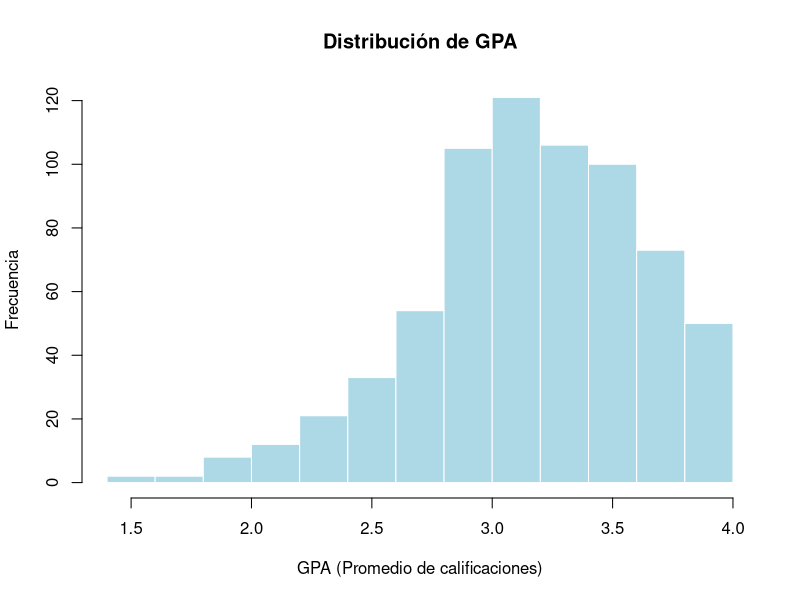
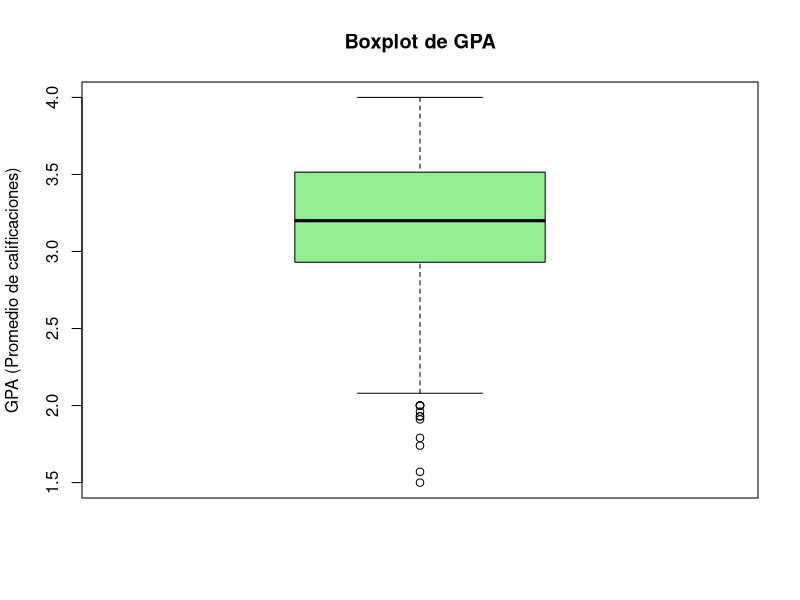

Recreate these plots in R, in order.
# Maestría en Ciencia de Datos - FCyT - UADER
# Seminario 1. Técnicas de Análisis en Ciencias de Datos
# Trabajo Práactico 2. Estimación de parámetros. Correlaciones entre variables. Gráficos. Pruebas de Hipóotesis.


# MARTIN ARREJIN - PAMELA BONADEO - SANTIAGO GRINÓVERO - PAOLO ORUNDES CARDINALI
#CODIGO EN REPO https://github.com/orundescardinalipaolo/cdd

# Trabajando con una base de datos.
# Carge en su área de trabajo el archivo Student0405.txt. Esta base contiene datos recolectados durante 2004 a 2005 de estudiantes en clases de estdística de una Universidad de Estados Unidos. Las variables consideradas son: género (Sex), promedio de calificaciones (GPA), importancia de la religión en sus vidas (ReligImp), cantidad de faltas en promedio por semana (MissClass), ubicación en el aula (Seat), días de fiesta en un mes (PartyDays), horas semanales de estudio (StudyHrs). Importe los datos y luego realice las siguientes actividades:


# a) Ejecute comandos para visualizar su base de datos y las variables: attach(datos), View(datos), head(datos), str(datos).

  # Cargar la base de datos
  # datos <- read.table("seminario1/Student0405.txt", header = TRUE)
  
  #View(datos)
  
  # Nos muestra el siguiente error: 
  # Error en scan(file = file, what = what, sep = sep, quote = quote, dec = dec, : line 98 did not have 7 elements

  #¿solucion provisoria? ¿O hay que revisar la fuente?
  #datos <- read.table("Student0405.txt", header = TRUE, fill = TRUE, strip.white = TRUE)

  #solución definitiva usar sep="\t" para separar por tabulaciones
  datos <- read.delim("Student0405.txt", sep="\t", header = TRUE)

  #adjunta la base de datos
  attach(datos)
  
  #abre una nueva ventana tipo excel con los datos
  View(datos)

  str(datos)
  #devuelve:
  # 'data.frame':	690 obs. of  7 variables:
  #   $ Sex      : chr  "Female" "Male" "Female" "Female" ...
  # $ GPA      : chr  "3.70" "3.20" "3.01" "3.77" ...
  # $ ReligImp : chr  "Fairly" "Fairly" "Fairly" "Not" ...
  # $ MissClass: chr  "1" "3" "0" "0" ...
  # $ Seat     : chr  "Back" "Front" "Middle" "Middle" ...
  # $ PartyDays: int  5 3 8 0 8 2 1 2 15 1 ...
  # $ StudyHrs : int  3 30 16 4 12 20 4 15 7 40 ...
   
  #muestra los encabezados
  head(datos)
  
  # Sex  GPA ReligImp MissClass   Seat PartyDays StudyHrs
  # 1 Female 3.70   Fairly         1   Back         5        3
  # 2   Male 3.20   Fairly         3  Front         3       30
  # 3 Female 3.01   Fairly         0 Middle         8       16
  # 4 Female 3.77      Not         0 Middle         0        4
  # 5   Male 3.28      Not         0 Middle         8       12
  # 6 Female 2.80   Fairly         0 Middle         2       20
  
  
# b) Identifique tamaño muestral y cantidad de variables.
  
  nrow(datos)   # cantidad de observaciones (total = 690)
  #salida: [1] 690
  
  ncol(datos)   # cantidad de variables (total = 7)
  #salida: [1] 7
  
  dim(datos)    # muestra ambas cosas: filas y columnas (total 690 7)
  #salida: [1] 690   7
  
 
# c) Determine qué variables son cuantitativas y cuáles son cualitativas. Entre las cuantitativas, ¿hay variables discretas? Las variables cualitativas, ¿qué categorías tienen?
  
  #primero revisamos la estructura
  str(datos)
  summary(datos)
  
  
  # >   str(datos)
  # 'data.frame':	690 obs. of  7 variables:
  #   $ Sex      : chr  "Female" "Male" "Female" "Female" ...
  # $ GPA      : num  3.7 3.2 3.01 3.77 3.28 2.8 2.5 3.11 3.15 3.44 ...
  # $ ReligImp : chr  "Fairly" "Fairly" "Fairly" "Not" ...
  # $ MissClass: int  1 3 0 0 0 0 3 0 2 0 ...
  # $ Seat     : chr  "Back" "Front" "Middle" "Middle" ...
  # $ PartyDays: int  5 3 8 0 8 2 1 2 15 1 ...
  # $ StudyHrs : int  3 30 16 4 12 20 4 15 7 40 ...

   
  # >   summary(datos)
  # Sex                 GPA          ReligImp           MissClass     
  # Length:690         Min.   :1.500   Length:690         Min.   :0.0000  
  # Class :character   1st Qu.:2.930   Class :character   1st Qu.:0.0000  
  # Mode  :character   Median :3.200   Mode  :character   Median :1.0000  
  # Mean   :3.179                      Mean   :0.9086  
  # 3rd Qu.:3.515                      3rd Qu.:1.0000  
  # Max.   :4.000                      Max.   :6.0000  
  # NA's   :3                          NA's   :1       
  # Seat             PartyDays         StudyHrs    
  # Length:690         Min.   : 0.000   Min.   : 0.00  
  # Class :character   1st Qu.: 3.000   1st Qu.: 6.25  
  # Mode  :character   Median : 7.000   Median :10.00  
  # Mean   : 7.501   Mean   :13.16  
  # 3rd Qu.:11.000   3rd Qu.:16.00  
  # Max.   :31.000   Max.   :70.00  
  # NA's   :4 
  
  #Convertir en tabla para el Rmd:
  # Variable    | Descripción                | Tipo                                                            |
  #   | ----------- | -------------------------- | --------------------------------------------------------------- |
  #   | `Sex`       | Género                     | Cualitativa                                                     |
  #   | `GPA`       | Promedio de calificaciones | Cuantitativa continua                                           |
  #   | `ReligImp`  | Importancia de la religión | Cualitativa ordinal o cuantitativa discreta, según codificación |
  #   | `MissClass` | Faltas promedio por semana | Cuantitativa discreta                                           |
  #   | `Seat`      | Ubicación en el aula       | Cualitativa                                                     |
  #   | `PartyDays` | Días de fiesta en un mes   | Cuantitativa discreta                                           |
  #   | `StudyHrs`  | Horas semanales de estudio | Cuantitativa continua o discreta, según registro                |
     
  
  # Las variables cuantitativas son GPA, MissClass, PartyDays y StudyHrs, ya que representan mediciones o conteos numéricos. Entre ellas, MissClass y PartyDays pueden considerarse discretas porque expresan cantidades contables.
  # Las variables cualitativas son Sex, Seat y ReligIm. La variable Sex clasifica a los estudiantes según género, Seat indica la ubicación en el aula y ReligImp representa una escala de importancia, por lo que se interpreta como cualitativa ordinal.
  
  #Las variables cualitativas, ¿qué categorías tienen?
  
  table(datos$Sex)
  #salida:
  #Female   Male 
  #382    308 
  
  table(datos$Seat)
  #salida:
  # Back  Front Middle 
  # 1    134    151    404 
  
  table(datos$ReligImp)
  # Fairly    Not   Very 
  # 319    222    149 

  #acá preguntar en la clase de consulta por los 0, 1 y 2 que tal vez al estar "dañada" la bd (ejercicio a), está mal intepretando los valores y por eso trae 0, 1 y 2 cuando no debería... (Resuelto en la clase de consulta con Santiago Diaz el 29 de abril de 2026)
  
     
#   d) Obtenga un resumen numérico para GPA que contenga: mínimo, máximo, Q1, Q3, mediana, media, desvío estándar y varianza. Además, realice dos gráficos distintos que le permitan describir la distribución de esta variable. ¿Qué puede decir acerca de su distribución?
  
  resumen_GPA <- data.frame(
    Minimo = min(datos$GPA, na.rm = TRUE),
    Q1 = quantile(datos$GPA, 0.25, na.rm = TRUE),
    Mediana = median(datos$GPA, na.rm = TRUE),
    Media = mean(datos$GPA, na.rm = TRUE),
    Q3 = quantile(datos$GPA, 0.75, na.rm = TRUE),
    Maximo = max(datos$GPA, na.rm = TRUE),
    Desvio_Estandar = sd(datos$GPA, na.rm = TRUE),
    Varianza = var(datos$GPA, na.rm = TRUE)
  )
  
  resumen_GPA
  #Salida:  
  # Minimo  Q1     Mediana    Media    Q3       Maximo   Desvio_Estandar  Varianza
  # 25%     1.5     2.93      3.2     3.179214  3.515 4
  #0.4533599    0.2055352
  

  #El histograma permite analizar la forma general de la distribución, mientras que el boxplot permite identificar la mediana, la dispersión y la posible existencia de valores atípicos.
  
  #Gráfico 1: Histograma
  hist(datos$GPA,
       main = "Distribución de GPA",
       xlab = "GPA (Promedio de calificaciones)",
       ylab = "Frecuencia",
       col = "lightblue",
       border = "white")
  
  #En el histograma se observa que la variable GPA presenta valores concentrados alrededor de la zona central hacia la derecha de la distribución más precisamente en el ranzo entre 2.9 y 3.5
  
  #Gráfico 2: Boxplot
  boxplot(datos$GPA,
          main = "Boxplot de GPA",
          ylab = "GPA (Promedio de calificaciones)",
          col = "lightgreen")
  
    #En el boxplot de GPA se observa que la mayoría de las calificaciones se concentran entre aproximadamente 2.9 y 3.5 (coincidente con el diagrama anterior), con una mediana cercana a 3.2 (donde está linea negra en el centro del recuadro, esto quiere decir que la mitad está por debajo de ésta línea y la otra mitad por encima). Además, aparecen algunos valores atípicos inferiores, lo que indica que existen pocos estudiantes con GPA bastante más bajo que el resto. En general, los datos se concentran en valores medios-altos.
  
   
#   e) Realice un resumen numérico y un gráfico que le permita conjeturar si las mujeres van más a fiestas que los varones. Describa lo que observa.
 
# f) Realice un resumen numérico y un gráfico que le permita conjeturar si las calificaciones GPA dependen de la ubicación de aula del alumno. Describa lo que observa.
 
# g) Realice una tabla de frecuencias absolutas y relativas para la variable Seat y realice dos gráficos distintos que le permitan visualizar esta variable. Describa lo que observa.
 
# h) Realice un gráfico que le permita ver cómo se comporta la variable GPA en función de la cantidad de horas de estudio. ¿Qué observa? ¿Es posible establecer una relación entre ambas?
   
#   i) Realice un gráfico que le permita ver cómo se comporta la variable GPA en función de la cantidad de horas de estudio, discriminando por sexo. ¿Qué observa?
   
#   j) Realice una prueba de hipótesis que le permita comparar el promedio de las calificaciones por género; no hay sospechas previas. Escriba H0 y H1. Concluya teniendo en cuenta el p-value. Analice el cumplimiento de supuestos: normalidad de cada grupo y homogeneidad de varianzas.

# k) Si no hay diferencias significativas del promedio de calificaciones según el género, realice una estimación a través de un IC del 98 % para la verdadera calificación media.
